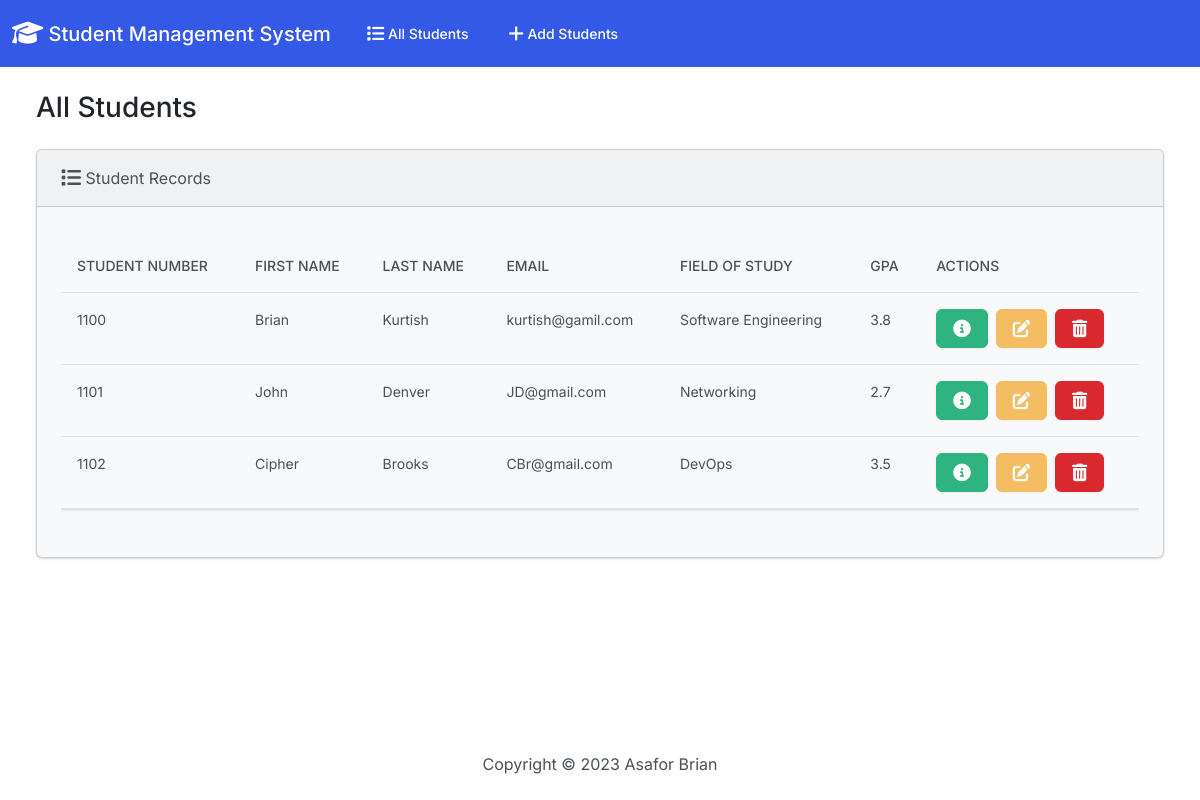
/, run on an earlier commit of the app's database.
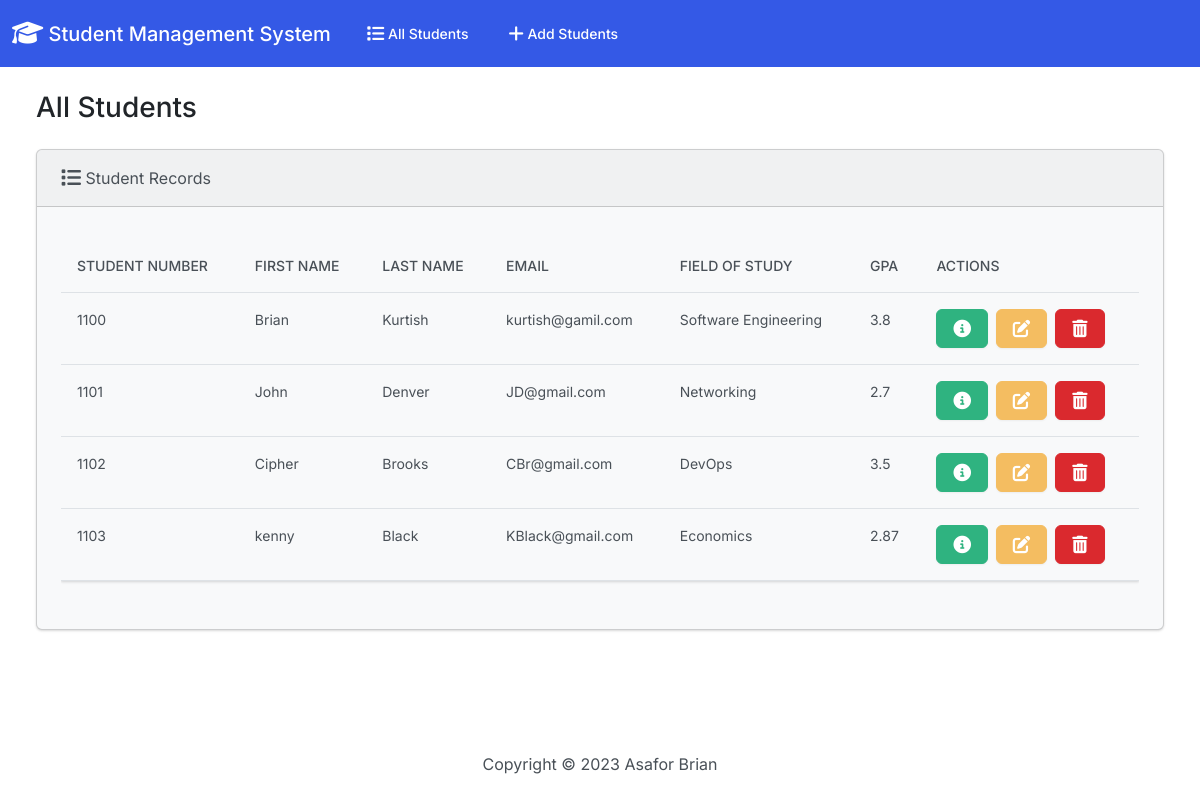
And on a later commit of the database.
### students/models.py (models this page shows, shortened)
class Student(models.Model):
    student_number = models.PositiveIntegerField()
    first_name = models.CharField(max_length=100)
    last_name = models.CharField(max_length=100)
    email = models.EmailField(max_length=100)
    field_of_study = models.CharField(max_length=100)
    gpa = models.FloatField()

### students/views.py (the view)
# urls.py: path('', views.index, name='index'),
def index(request):
    return render(request, 'students/index.html', {'students': Student.objects.all()})

### students/templates/students/index.html (shortened to what this page needs)
{% extends "students/base.html" %}
{% block body %}
        <h3 class="m-4">All Students</h3>
        <div class="row">
            <div class="col-12">
                {% if students %}
                <div class="card bg-light ms-4 me-4 mb-4">
                    <div class="card-header"><i class="fa-solid fa-list fa-lg"></i> Student Records</div>
                    <div class="card-body">
                      <p class="card-text">
                        <div class="table-responsive">
                            <table class="table table-hover">
                                <thead>
                                  <tr>
                                    <th scope="col">Student Number</th>
                                    <th scope="col">First Name</th>
                                    <th scope="col">Last Name</th>
                                    <th scope="col">Email</th>
                                    <th scope="col">Field of Study</th>
                                    <th scope="col">GPA</th>
                                    <th scope="col">Actions</th>
                                  </tr>
                                </thead>
                                <tbody>
                                  {% for student in students %}
                                  <tr>
                                    <td>{{ student.student_number }}</td>
                                    <td>{{ student.first_name }}</td>
                                    <td>{{ student.last_name }}</td>
                                    <td>{{ student.email }}</td>
                                    <td>{{ student.field_of_study }}</td>
                                    <td>{{ student.gpa }}</td>
                                    <td>
                                        <button type="button" class="btn btn-success me-1" href="{% url 'view_student' student.id %}" data-bs-toggle="modal"
                                        data-bs-target="#myModal{{student.id}}">
                                    </button>
                                      <a href="{% url 'edit' student.id %}" class="btn btn-warning me-1"></a>
                                      <button class="btn btn-danger" type="button" data-bs-toggle="modal" data-bs-target="#delete{{student.id}}">
                                      </button>
                                    </td>
                                  </tr>
                                  {% endfor %}
                                </tbody>
                              </table>
                        </div>
                      </p>
                    </div>
                </div>
                {% else %}
                <h5 class="alert alert-primary ms-4 me-4">No Student Records</h5>
                {% endif %}
            </div>
        </div>
      </div>
{% endblock %}

What changed in the data, as far as the page shows it:
added Student: student_number "1103", first_name "kenny", last_name "Black", email "KBlack@gmail.com", field_of_study "Economics", gpa "2.87"
